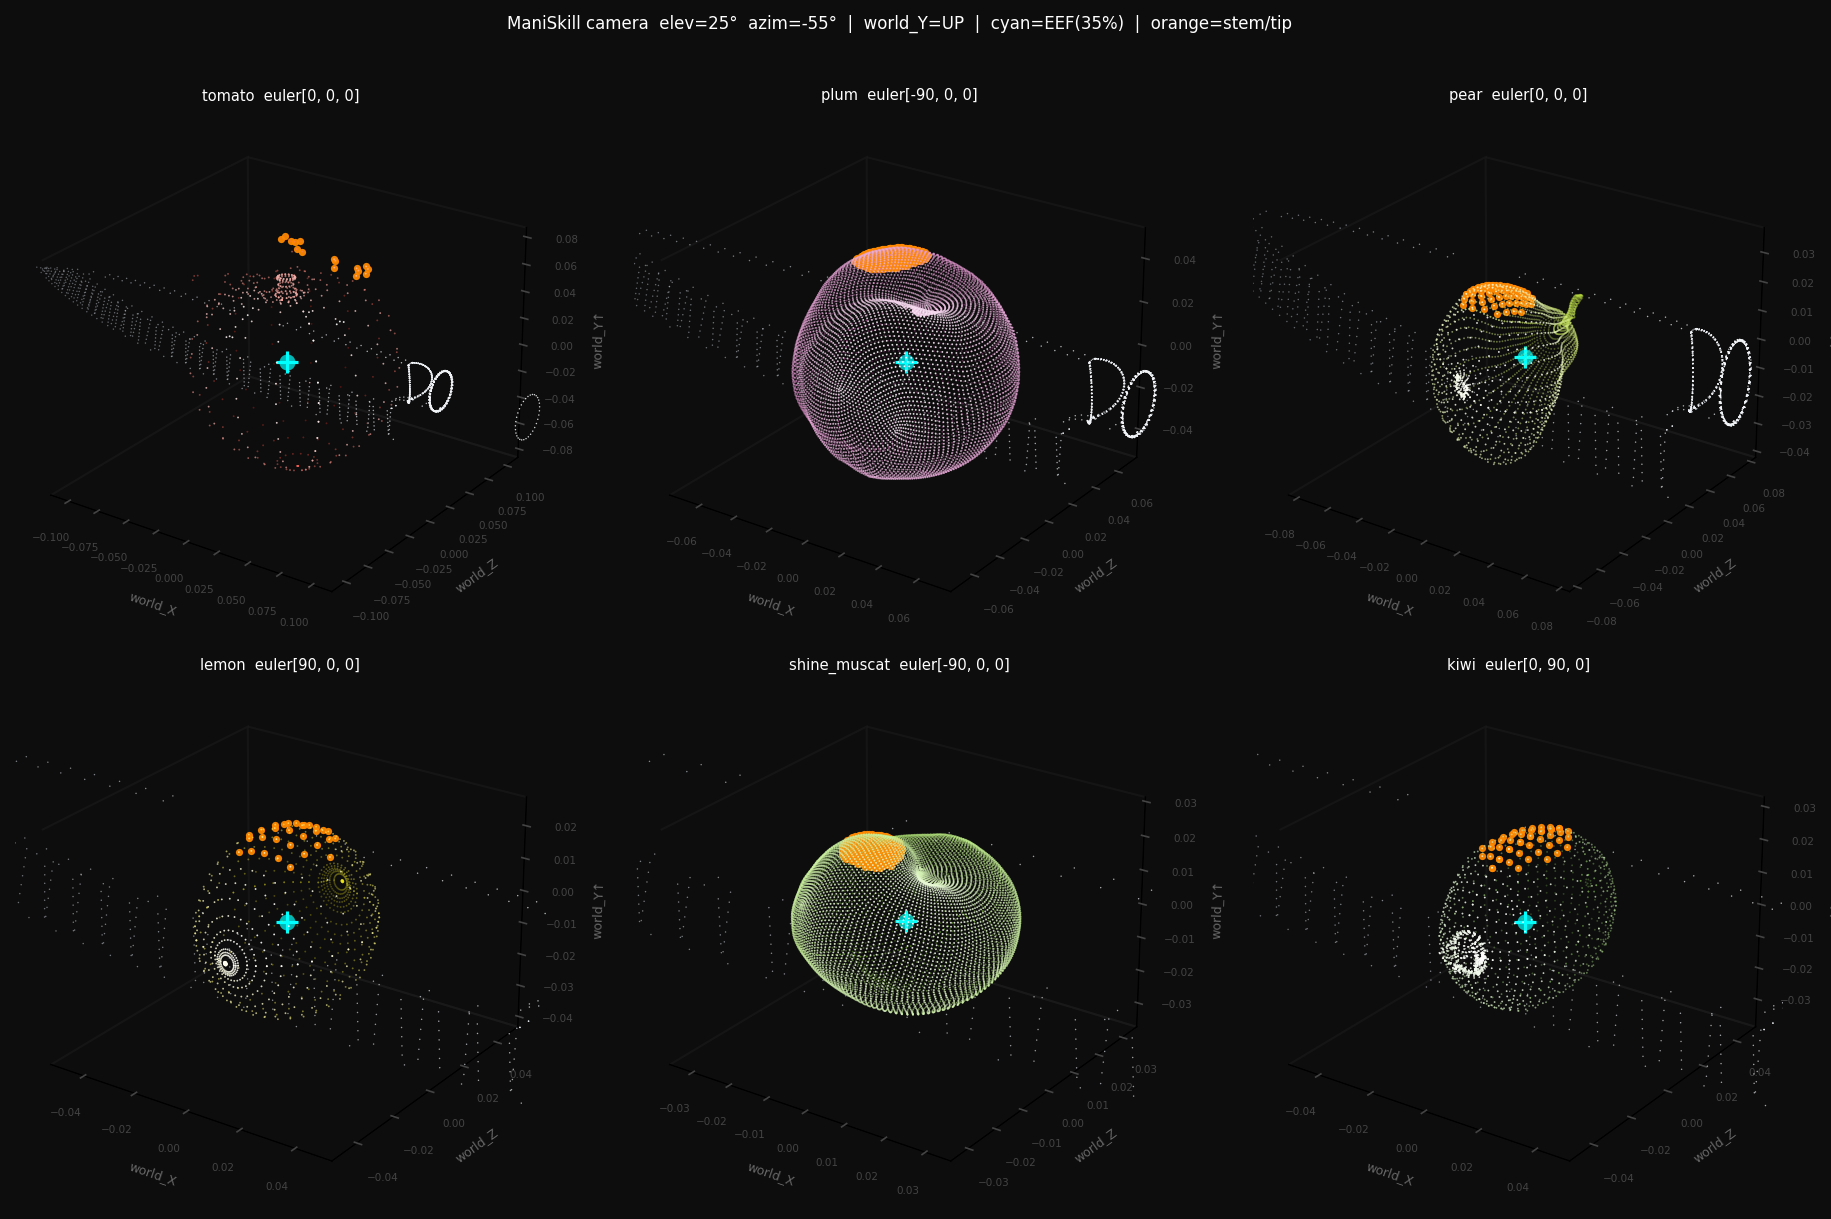

This chart was generated by the following Python code:
"""
stem_finder.py
Renders each fruit + knife from a ManiSkill-style camera perspective.

ManiSkill frame: ms_X = world_X,  ms_Y = world_Z,  ms_Z = world_Y (UP)
Camera: slightly above, looking from the front-right  (elev=25, azim=-55)
Knife descends from ms_Z+ (world_Y+).

Proposed rotations (euler_deg_xyz = Rz@Ry@Rx, degrees):
  tomato       : [  0,  0, 0]
  plum         : [-90,  0, 0]
  pear         : [-90,  0, 0]
  lemon        : [ 90, 90, 0]
  shine_muscat : [-90,  0, 0]
  kiwi         : [-90,  0, 0]
"""
import sys, os, yaml, numpy as np
import trimesh
import matplotlib
matplotlib.use("Agg")
import matplotlib.pyplot as plt
from mpl_toolkits.mplot3d import Axes3D   # noqa: F401

sys.path.insert(0, os.path.dirname(__file__))
from sdf_utils.transforms import euler_xyz_to_mat

CFG_DIR   = "configs/fruits"
KNIFE_OBJ = "assets/knife.obj"

FRUITS = [
    # (name, color, euler_deg_xyz, y_offset)
    # y_offset: shift fruit in world-Y so equator lands at y=0
    ("tomato",       "#E82010", [  0,  0,  0],  0.0),
    ("plum",         "#CC44AA", [-90,  0,  0],  0.0),
    ("pear",         "#BBDD40", [  0,  0,  0],  0.0),
    ("lemon",        "#F8F010", [ 90,  0,  0],  0.0043),
    ("shine_muscat", "#88DD28", [-90,  0,  0],  0.0),
    ("kiwi",         "#88CC55", [  0, 90,  0],  0.0),
]

CAM_ELEV = 25
CAM_AZIM = -55


def load_fruit_verts(cfg, euler, y_offset=0.0):
    mesh_path = cfg["cutting_mesh"]["mesh_path"]
    s_raw = cfg["cutting_mesh"]["initial_transform"].get("scale", [1, 1, 1])
    if isinstance(s_raw, (int, float)):
        scale = np.array([s_raw] * 3, dtype=float)
    else:
        scale = np.array(s_raw, dtype=float)
        if len(scale) == 1:
            scale = np.repeat(scale, 3)
    mesh  = trimesh.load(mesh_path, force="mesh", process=False)
    verts = np.array(mesh.vertices, dtype=np.float64) * scale
    R     = np.array(euler_xyz_to_mat(float(euler[0]), float(euler[1]), float(euler[2])))
    verts = verts @ R.T
    # Re-center at origin after rotation (bbox center)
    verts -= (verts.max(axis=0) + verts.min(axis=0)) * 0.5
    # Shift so equator (widest cross-section) is at y=0
    verts[:, 1] -= y_offset
    return verts


def load_knife_verts():
    mesh = trimesh.load(KNIFE_OBJ, force="mesh", process=False)
    return np.array(mesh.vertices, dtype=np.float64)


EEF_VIZ_FRAC = 0.55   # 55% from blade tip = blade-handle boundary (matches sim EEF def)


def position_knife_initial(knife_raw, fruit_verts, start_y):
    """Place knife at its simulation start height (blade tip at start_y).
    Knife is centered in X/Z over the fruit bbox center.
    Returns (positioned_verts, eef_world_xyz).
    """
    kx = knife_raw[:, 0];  ky = knife_raw[:, 1];  kz = knife_raw[:, 2]
    fc = (fruit_verts.max(axis=0) + fruit_verts.min(axis=0)) * 0.5  # fruit bbox center

    tx = fc[0] - (kx.min() + kx.max()) * 0.5   # X center over fruit
    ty = start_y - ky.min()                      # blade tip at start_y
    tz = fc[2] - (kz.min() + kz.max()) * 0.5   # Z center over fruit

    v = knife_raw.copy()
    v[:, 0] += tx;  v[:, 1] += ty;  v[:, 2] += tz

    # EEF world position (35% from blade tip)
    eef_y = start_y + EEF_VIZ_FRAC * (ky.max() - ky.min())
    eef_world = np.array([fc[0], eef_y, fc[2]])
    return v, eef_world


def position_knife(knife_raw, fruit_verts):
    """Align knife EEF to fruit geometric center (mid-cut visualization).

    EEF Y = 35% from blade tip (ky.min()) toward handle.
    EEF X/Z = knife bounding-box center.
    Returns (positioned_verts, eef_world_xyz).
    """
    fx  = fruit_verts[:, 0];  fy = fruit_verts[:, 1];  fz = fruit_verts[:, 2]
    kx  = knife_raw[:, 0];    ky = knife_raw[:, 1];     kz = knife_raw[:, 2]

    # EEF local coords
    eef_x_local = (kx.min() + kx.max()) * 0.5 - 0.02                 # knife X center − 0.02
    eef_y_local = ky.min() + EEF_VIZ_FRAC * (ky.max() - ky.min())   # 35% from tip
    eef_z_local = (kz.min() + kz.max()) * 0.5                        # knife Z center

    # Fruit bbox center — exactly (0,0,0) after load_fruit_verts re-centering
    fc = (fruit_verts.max(axis=0) + fruit_verts.min(axis=0)) * 0.5

    # Translate so EEF aligns to fruit bbox center
    tx = fc[0] - eef_x_local
    ty = fc[1] - eef_y_local
    tz = fc[2] - eef_z_local

    v = knife_raw.copy()
    v[:, 0] += tx;  v[:, 1] += ty;  v[:, 2] += tz

    eef_world = fc.copy()
    return v, eef_world


def depth_colors(pts_mpl, rgb, base_alpha=0.25, bright_alpha=0.85,
                 cam_elev=CAM_ELEV, cam_azim=CAM_AZIM):
    """Compute per-point depth-shaded RGBA colors (mpl frame: Z=up)."""
    cam_az  = np.radians(cam_azim)
    cam_el  = np.radians(cam_elev)
    cam_dir = np.array([np.cos(cam_el)*np.cos(cam_az),
                        np.cos(cam_el)*np.sin(cam_az),
                        np.sin(cam_el)])
    mx, my, mz = pts_mpl[:, 0], pts_mpl[:, 1], pts_mpl[:, 2]
    depth = mx*cam_dir[0] + my*cam_dir[1] + mz*cam_dir[2]
    d = (depth - depth.min()) / (depth.max() - depth.min() + 1e-9)
    r, g, b = rgb
    colors = np.stack([r+(1-r)*d, g+(1-g)*d, b+(1-b)*d,
                       base_alpha + (bright_alpha - base_alpha)*d], axis=1)
    return colors, np.argsort(d)


def world_to_mpl(v):
    """world → matplotlib axes  (mpl_x=world_x, mpl_y=world_z, mpl_z=world_y=UP)"""
    return np.stack([v[:, 0], v[:, 2], v[:, 1]], axis=1)


def plot_scene(ax, fruit_verts, fruit_color, knife_verts, eef_world, label,
               elev=CAM_ELEV, azim=CAM_AZIM):
    import matplotlib.colors as mcolors

    # --- fruit ---
    fmpl   = world_to_mpl(fruit_verts)
    fr, fg, fb = mcolors.to_rgb(fruit_color)
    f_col, f_ord = depth_colors(fmpl, (fr, fg, fb), base_alpha=0.25, bright_alpha=0.9,
                                 cam_elev=elev, cam_azim=azim)
    ax.scatter(fmpl[f_ord, 0], fmpl[f_ord, 1], fmpl[f_ord, 2],
               s=0.8, c=f_col[f_ord], linewidths=0, depthshade=False)

    # stem tip (top 3 % in world Y = mpl Z)
    hi = np.percentile(fmpl[:, 2], 97)
    mask = fmpl[:, 2] >= hi
    if mask.sum():
        ax.scatter(fmpl[mask, 0], fmpl[mask, 1], fmpl[mask, 2],
                   s=12, c="#FF8800", alpha=0.95, linewidths=0,
                   zorder=5, depthshade=False)

    # --- knife ---
    kmpl   = world_to_mpl(knife_verts)
    k_col, k_ord = depth_colors(kmpl, (0.85, 0.88, 0.92),
                                 base_alpha=0.35, bright_alpha=0.95,
                                 cam_elev=elev, cam_azim=azim)
    ax.scatter(kmpl[k_ord, 0], kmpl[k_ord, 1], kmpl[k_ord, 2],
               s=0.5, c=k_col[k_ord], linewidths=0, depthshade=False)

    # --- EEF marker (cyan cross + sphere) ---
    ex, ey, ez = eef_world[0], eef_world[2], eef_world[1]   # world→mpl
    ax.scatter([ex], [ey], [ez], s=120, c="#00FFFF", marker="+",
               linewidths=1.5, zorder=10, depthshade=False)
    ax.scatter([ex], [ey], [ez], s=60, c="#00FFFF", alpha=0.7,
               linewidths=0, zorder=10, depthshade=False)

    # --- axes limits: XY symmetric around fruit center, Z covers fruit+knife ---
    half_xy = max(fmpl[:, 0].max() - fmpl[:, 0].min(), fmpl[:, 1].max() - fmpl[:, 1].min()) * 0.75
    all_z   = np.concatenate([fmpl[:, 2], kmpl[:, 2]])
    z_lo    = all_z.min() - half_xy * 0.1
    z_hi    = all_z.max() + half_xy * 0.1
    ax.set_xlim(-half_xy, half_xy)
    ax.set_ylim(-half_xy, half_xy)
    ax.set_zlim(z_lo, z_hi)

    ax.set_xlabel("world_X", color="#666666", fontsize=6, labelpad=1)
    ax.set_ylabel("world_Z", color="#666666", fontsize=6, labelpad=1)
    ax.set_zlabel("world_Y↑", color="#666666", fontsize=6, labelpad=1)
    ax.tick_params(colors="#444444", labelsize=5)
    for pane in [ax.xaxis.pane, ax.yaxis.pane, ax.zaxis.pane]:
        pane.fill = False
        pane.set_edgecolor("#1e1e1e")
    ax.grid(False)
    ax.set_title(label, color="white", fontsize=7, pad=2)
    ax.view_init(elev=elev, azim=azim)


def render_figure(scenes, elev, azim, filename, title):
    n    = len(scenes)
    cols = 3
    rows = (n + cols - 1) // cols
    fig  = plt.figure(figsize=(cols * 4.2, rows * 4.0))
    fig.patch.set_facecolor("#0d0d0d")
    fig.suptitle(title, color="white", fontsize=8, y=1.01)

    for i, (fruit, color, euler, fruit_verts, knife_verts, eef_w) in enumerate(scenes):
        ax = fig.add_subplot(rows, cols, i + 1, projection="3d")
        ax.set_facecolor("#0d0d0d")
        plot_scene(ax, fruit_verts, color, knife_verts, eef_w,
                   f"{fruit}  euler{euler}", elev=elev, azim=azim)

    plt.tight_layout()
    plt.savefig(filename, dpi=150, bbox_inches="tight", facecolor="#0d0d0d")
    plt.close()
    print(f"[SAVED] {filename}")


def main():
    knife_raw = load_knife_verts()

    scenes_mid   = []   # knife at mid-cut (EEF = fruit center)
    scenes_init  = []   # knife at initial start_y

    for fruit, color, euler, y_off in FRUITS:
        cfg         = yaml.safe_load(open(f"{CFG_DIR}/{fruit}.yaml", "r", encoding="utf-8"))
        fruit_verts = load_fruit_verts(cfg, euler, y_off)

        # mid-cut
        kv_mid, eef_mid = position_knife(knife_raw, fruit_verts)
        scenes_mid.append((fruit, color, euler, fruit_verts, kv_mid, eef_mid))

        # initial position
        start_y = float(cfg["knife"]["motion"]["knife_start_y"])
        kv_init, eef_init = position_knife_initial(knife_raw, fruit_verts, start_y)
        scenes_init.append((fruit, color, euler, fruit_verts, kv_init, eef_init))

        print(f"  {fruit}  start_y={start_y:.3f}")

    # --- initial position renders ---
    render_figure(
        scenes_init, CAM_ELEV, CAM_AZIM, "stem_finder_init.png",
        f"Initial knife position  |  blade tip at knife_start_y  |  cyan=EEF",
    )
    render_figure(
        scenes_init, 0, 180, "stem_finder_init_zview.png",
        "Initial knife position — front view (+Z)  |  X=blade  Y↑=descent  |  cyan=EEF",
    )

    # --- mid-cut renders (existing) ---
    render_figure(
        scenes_mid, CAM_ELEV, CAM_AZIM, "stem_finder.png",
        f"ManiSkill camera  elev={CAM_ELEV}°  azim={CAM_AZIM}°  |  "
        "world_Y=UP  |  cyan=EEF(35%)  |  orange=stem/tip",
    )
    render_figure(
        scenes_mid, 0, 180, "stem_finder_zview.png",
        "Front view from world +Z  |  X=blade dir  Y↑=knife descent  |  cyan=EEF",
    )


if __name__ == "__main__":
    main()
